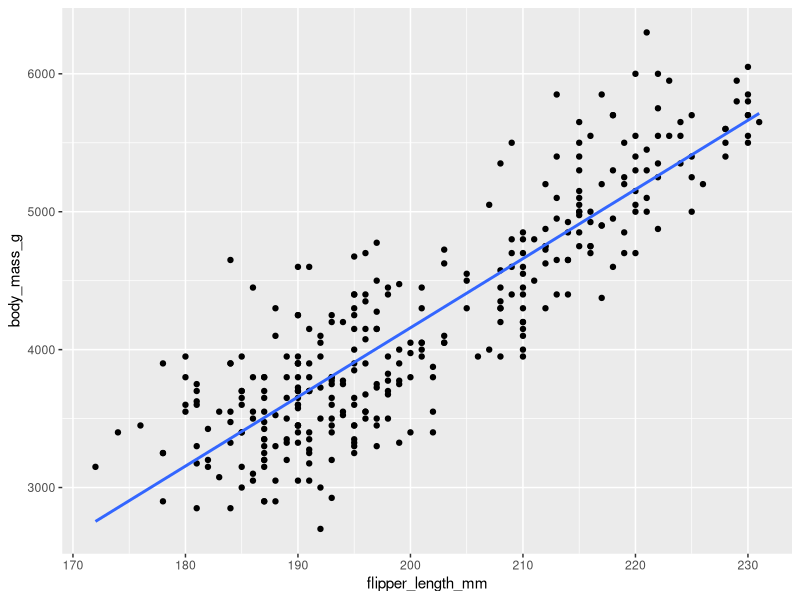
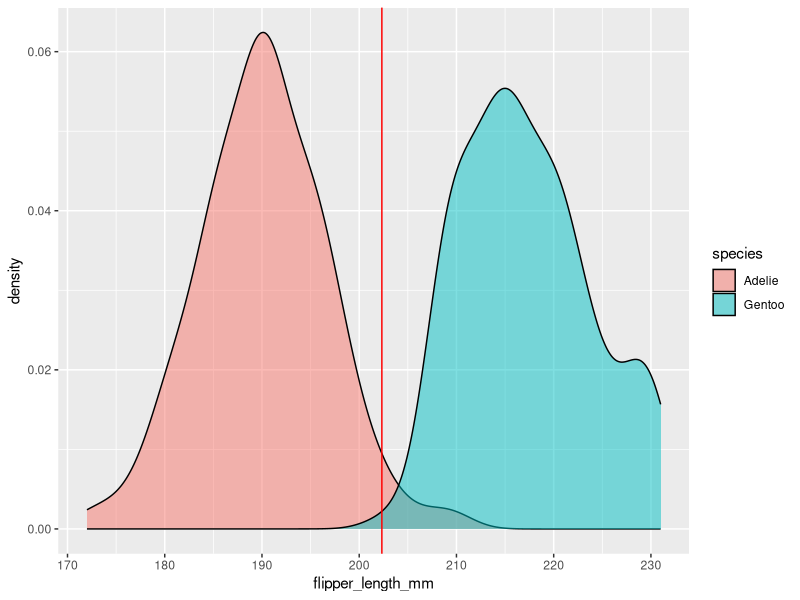
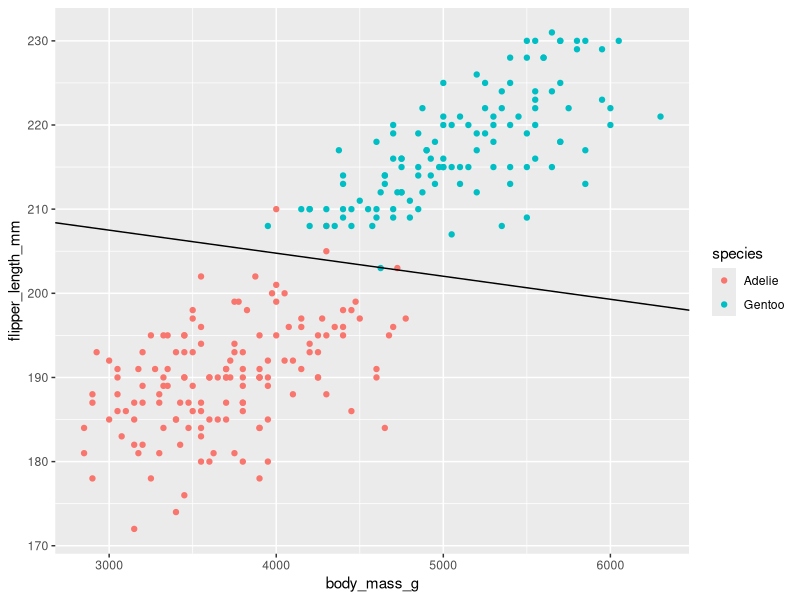
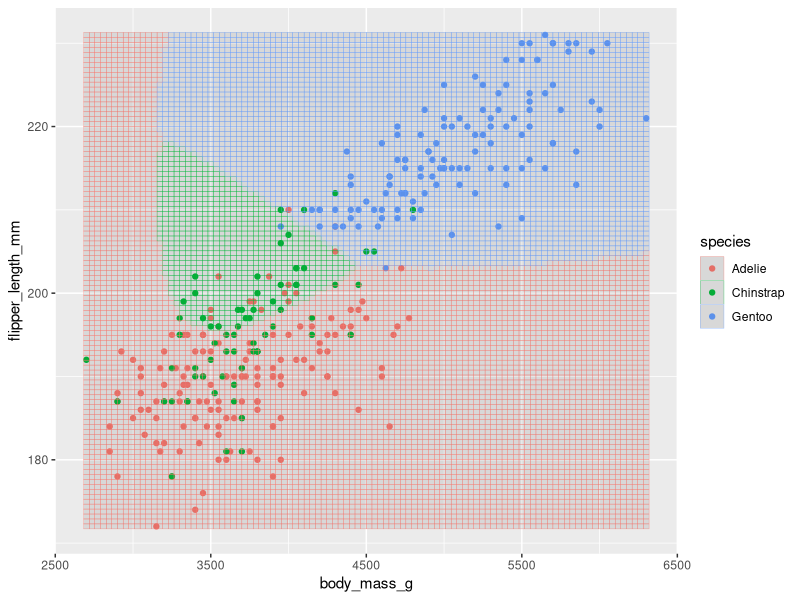
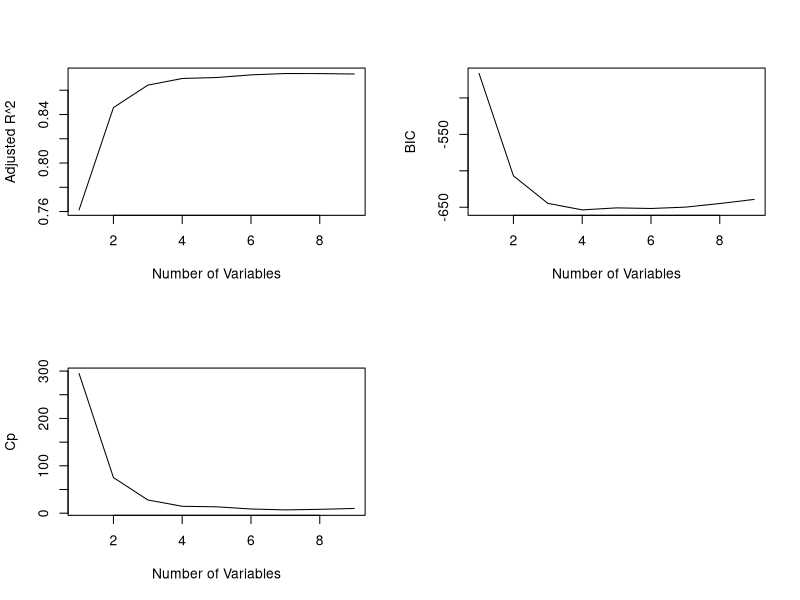

Recreate these plots in R, in order.
# Load the MASS package
library(MASS)

# Load the tidyverse package
library(tidyverse)

# Load the palmerpenguins package
library(palmerpenguins)

# Load the penguins dataset
df <- penguins

# Remove rows with missing data
df <- df %>% drop_na()

# Linear Regression ----

# Plot the relationship between body mass and flipper length
ggplot(df, aes(x = flipper_length_mm, y = body_mass_g)) +
  geom_point() +
  geom_smooth(method = "lm", se = FALSE)

# Predict mass from flipper length
lm <- lm(body_mass_g ~ flipper_length_mm, data = df)

# Print the summary of the linear model
lm_summary <- summary(lm)

# Calculate the accuracy of the model
1 - lm_summary$sigma / mean(df$body_mass_g)

# Logistic Regression ----

# Convert the sex variable to binary number
df <- df |>
  mutate(sex = ifelse(sex == "male", 0, 1))

# Logistic Regression Model to predict sex from all other columns
logit <- glm(sex ~ bill_length_mm + bill_depth_mm + flipper_length_mm + body_mass_g, data = df, family = "binomial")

# Print the summary of the logistic model
logit_summary <- summary(logit)

# Predict the sex of the penguin with the following measurements
# bill_length_mm = 40, bill_depth_mm = 18, flipper_length_mm = 200, body_mass_g = 4000
new_data <- data.frame(bill_length_mm = 40, bill_depth_mm = 18, flipper_length_mm = 200, body_mass_g = 4000)
predict(logit, newdata = new_data, type = "response")

# Calculate the accuracy of the model
sex_pred <- predict(logit, type = "response")
y_hat <- ifelse(sex_pred > 0.5, 1, 0)
mean(y_hat == df$sex)

# LDA ----

# We will only take the rows where the Species is either Adelie or Gentoo

df2 <- df %>%
  filter(species %in% c("Adelie", "Gentoo"))

# Convert the species variable to binary number
df2 <- df2 |>
  mutate(species_binary = ifelse(species == "Adelie", 0, 1))

# P = 1

# Classify based on flipper length
# First we need to calculate the prior probabilities
adel_prior <- sum(df2$species_binary == 0) / nrow(df2)
gent_prior <- sum(df2$species_binary == 1) / nrow(df2)


# Use the LDA function to predict sex from body mass
lda <- lda(species_binary ~ flipper_length_mm, data = df2, 
           prior = c(adel_prior, gent_prior))

# Calculate the discriminant threshold
lda_threshold <- (mean(lda$means) - 
                    (log(lda$prior[1] / lda$prior[2])) / lda$scaling)

# Plot a density plot
ggplot(df2) +
  geom_density(aes(x = flipper_length_mm, fill = species), alpha=0.5) +
  geom_vline(xintercept = lda_threshold, color = "red")

# P = 2
# Create an LDA model to predict sex from body mass and flipper length
lda2 <- lda(species_binary ~ body_mass_g + flipper_length_mm, data = df2, 
            prior = c(adel_prior, gent_prior))

# Calculate slope and intercept for the discriminant threshold
lda2.slope <- -lda2$scaling[1] / lda2$scaling[2]
lda2.intercept <- -mean(lda2$means %*% lda2$scaling)
lda2.intercept <- -lda2.intercept / lda2$scaling[2]

# Plot a scatter plot with the discriminant threshold
ggplot(df2) +
  geom_point(aes(x = body_mass_g, y = flipper_length_mm, color = species)) +
  geom_abline(intercept = lda2.intercept, slope = lda2.slope)
  
# QDA ----

# Create a QDA model to predict species from body mass and flipper length

# First calculate prior probabilities for all species
adel_prior <- sum(df$species == "Adelie") / nrow(df)
chin_prior <- sum(df$species == "Chinstrap") / nrow(df)
gent_prior <- sum(df$species == "Gentoo") / nrow(df)

qda <- qda(species ~ body_mass_g + flipper_length_mm, data = df,
           prior = c(adel_prior, chin_prior, gent_prior))

# Create a grid of points
body_mass_min <- min(df$body_mass_g)
body_mass_max <- max(df$body_mass_g)
flipper_length_min <- min(df$flipper_length_mm)
flipper_length_max <- max(df$flipper_length_mm)

grid <- expand.grid(body_mass_g = seq(body_mass_min, body_mass_max, length.out = 100),
                    flipper_length_mm = seq(flipper_length_min, flipper_length_max, length.out = 100))

# Predict the species for each point in the grid
grid$species_pred <- predict(qda, newdata = grid)$class

# Plot the grid with the predicted species
ggplot(df) +
  geom_point(aes(x = body_mass_g, y = flipper_length_mm, color = species)) +
  geom_tile(data = grid, aes(x = body_mass_g, y = flipper_length_mm, color = species_pred), alpha = 0.1)


# Resampling Methods ----

# Create a training and testing set
set.seed(123)

# Create a vector of indices
indices <- sample(1:nrow(df), nrow(df) * 0.7)

# Create the training set
train <- df[indices,]

# Create the testing set
test <- df[-indices,]

# Create a linear regression model to predict body mass from flipper length
lm <- lm(body_mass_g ~ flipper_length_mm, data = train)
summary(lm)

# Predict the test set
test$pred <- predict(lm, newdata = test)

# Calculate the accuracy of the model
1 - sqrt(mean((test$body_mass_g - test$pred)^2)) / mean(test$body_mass_g)

# Cross-Validation ----

# Load the boot library
library(boot)

# Create a logistic regression model
glm.fit <- glm(sex ~ bill_length_mm + bill_depth_mm + flipper_length_mm + body_mass_g, data = df, family = "binomial")

# Create a 10-fold cross-validation
cv <- cv.glm(df, glm.fit, K = 10)

# Print the results
cv$delta
?cv.glm # Check what delta means in the help

# Calculate 
1 - cv$delta[1]

# Best Subset Selection ----

# Load the leaps library
library(leaps)

# Use the regsubset function to find the best subset of predictors
regfit.full <- regsubsets(body_mass_g ~ ., data = df, nvmax=15)
regfit.full.summary <- summary(regfit.full)

# Adjusted R2
regfit.full.summary$adjr2
which.max(regfit.full.summary$adjr2)

# BIC
regfit.full.summary$bic
which.min(regfit.full.summary$bic)

# Cp
regfit.full.summary$cp
which.min(regfit.full.summary$cp)

# Plot the best subset selection
par(mfrow=c(2,2))
plot(regfit.full.summary$adjr2, xlab="Number of Variables", ylab="Adjusted R^2", type="l")
plot(regfit.full.summary$bic, xlab="Number of Variables", ylab="BIC", type="l")
plot(regfit.full.summary$cp, xlab="Number of Variables", ylab="Cp", type="l")
